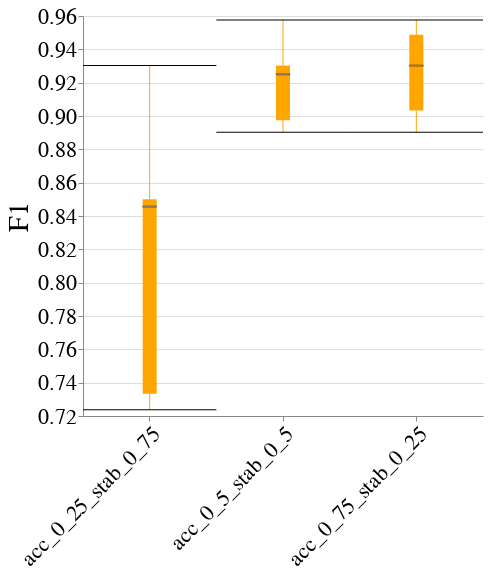

Write notebook code for a chart like this one.
### Code cell
create_box_plot_per_dataset_and_case_study(to_plot=best_lp_metrics_per_exp_config_df,
                                           exp_name=EXP_NAME,
                                           dataset_name=DATASET_NAME,
                                           case_study_name=CASE_STUDY_NAME,
                                           metric_name="F1")

### Figure 1 — Vega-Lite specification as saved in the notebook (floating-point values rounded to 4 significant figures)
{"config": {"view": {"continuousWidth": 400, "continuousHeight": 300, "stroke": null}, "axis": {"labelFontSize": 22, "labelFontWeight": "normal", "titleFontSize": 28, "titleFontWeight": "normal"}, "title": {"fontSize": 28}}, "data": {"name": "data-d737a6067ee5b37255d8cefbcc8bbd24"}, "mark": {"type": "boxplot", "color": "orange", "median": {"stroke": "black", "strokeWidth": 0.7}, "ticks": true}, "encoding": {"x": {"axis": {"labelAngle": -45, "labelLimit": 500}, "field": "exp_config_name", "title": null, "type": "nominal"}, "y": {"field": "overall", "scale": {"zero": false}, "title": "F1", "type": "quantitative"}}, "height": 400, "width": 400, "$schema": "https://vega.github.io/schema/vega-lite/v4.17.0.json", "datasets": {"data-d737a6067ee5b37255d8cefbcc8bbd24": [{"exp_config_name": "acc_0_25_stab_0_75", "run_num": 1, "logical_pipeline_uuid": "Tm9uZSZOT19GQUlSTkVTU19JTlRFUlZFTlRJT04mcmZfY2xm", "physical_pipeline_uuid": "8939878e-64d4-4d42-81cf-7eeedbae286f", "compound_pp_quality": 0.9347, "metric": "F1", "model_name": "rf_clf", "runtime_in_mins": 0.3662, "dataset_name": "diabetes", "logical_pipeline_name": "None&NO_FAIRNESS_INTERVENTION&rf_clf", "null_imputer_name": "None", "fairness_intervention_name": "NO_FAIRNESS_INTERVENTION", "Gender_dis": 0.9577, "Gender_priv": 0.9109, "overall": 0.9302}, {"exp_config_name": "acc_0_25_stab_0_75", "run_num": 2, "logical_pipeline_uuid": "Tm9uZSZOT19GQUlSTkVTU19JTlRFUlZFTlRJT04mcmZfY2xm", "physical_pipeline_uuid": "79bbab41-0032-49c6-b1cd-3044f196ff8a", "compound_pp_quality": 0.9195, "metric": "F1", "model_name": "rf_clf", "runtime_in_mins": 0.953, "dataset_name": "diabetes", "logical_pipeline_name": "None&NO_FAIRNESS_INTERVENTION&rf_clf", "null_imputer_name": "None", "fairness_intervention_name": "NO_FAIRNESS_INTERVENTION", "Gender_dis": 0.8824, "Gender_priv": 0.8261, "overall": 0.85}, {"exp_config_name": "acc_0_25_stab_0_75", "run_num": 3, "logical_pipeline_uuid": "Tm9uZSZOT19GQUlSTkVTU19JTlRFUlZFTlRJT04mcmZfY2xm", "physical_pipeline_uuid": "eb15408e-83cb-4852-8e1d-cc6f474dde04", "compound_pp_quality": 0.9105, "metric": "F1", "model_name": "rf_clf", "runtime_in_mins": 1.264, "dataset_name": "diabetes", "logical_pipeline_name": "None&NO_FAIRNESS_INTERVENTION&rf_clf", "null_imputer_name": "None", "fairness_intervention_name": "NO_FAIRNESS_INTERVENTION", "Gender_dis": 0.9508, "Gender_priv": 0.7727, "overall": 0.8456}, {"exp_config_name": "acc_0_25_stab_0_75", "run_num": 4, "logical_pipeline_uuid": "Tm9uZSZOT19GQUlSTkVTU19JTlRFUlZFTlRJT04mbHJfY2xm", "physical_pipeline_uuid": "b0a04c13-c135-4b91-a5e7-cb45fa50b464", "compound_pp_quality": 0.9029, "metric": "F1", "model_name": "lr_clf", "runtime_in_mins": 0.07371, "dataset_name": "diabetes", "logical_pipeline_name": "None&NO_FAIRNESS_INTERVENTION&lr_clf", "null_imputer_name": "None", "fairness_intervention_name": "NO_FAIRNESS_INTERVENTION", "Gender_dis": 0.9275, "Gender_priv": 0.5679, "overall": 0.7333}, {"exp_config_name": "acc_0_25_stab_0_75", "run_num": 5, "logical_pipeline_uuid": "Tm9uZSZOT19GQUlSTkVTU19JTlRFUlZFTlRJT04mbGdibV9jbGY=", "physical_pipeline_uuid": "628f1069-1112-4519-b182-8aef53652da5", "compound_pp_quality": 0.9134, "metric": "F1", "model_name": "lgbm_clf", "runtime_in_mins": 0.04169, "dataset_name": "diabetes", "logical_pipeline_name": "None&NO_FAIRNESS_INTERVENTION&lgbm_clf", "null_imputer_name": "None", "fairness_intervention_name": "NO_FAIRNESS_INTERVENTION", "Gender_dis": 0.7397, "Gender_priv": 0.7089, "overall": 0.7237}, {"exp_config_name": "acc_0_5_stab_0_5", "run_num": 1, "logical_pipeline_uuid": "Tm9uZSZOT19GQUlSTkVTU19JTlRFUlZFTlRJT04mcmZfY2xm", "physical_pipeline_uuid": "9ed649c2-5c45-4353-aa8a-ff670a0aa419", "compound_pp_quality": 0.9332, "metric": "F1", "model_name": "rf_clf", "runtime_in_mins": 0.3788, "dataset_name": "diabetes", "logical_pipeline_name": "None&NO_FAIRNESS_INTERVENTION&rf_clf", "null_imputer_name": "None", "fairness_intervention_name": "NO_FAIRNESS_INTERVENTION", "Gender_dis": 0.9577, "Gender_priv": 0.9109, "overall": 0.9302}, {"exp_config_name": "acc_0_5_stab_0_5", "run_num": 2, "logical_pipeline_uuid": "Tm9uZSZOT19GQUlSTkVTU19JTlRFUlZFTlRJT04mcmZfY2xm", "physical_pipeline_uuid": "cd8f0374-361c-4344-a8b3-e047bb5cfcd5", "compound_pp_quality": 0.9282, "metric": "F1", "model_name": "rf_clf", "runtime_in_mins": 1.145, "dataset_name": "diabetes", "logical_pipeline_name": "None&NO_FAIRNESS_INTERVENTION&rf_clf", "null_imputer_name": "None", "fairness_intervention_name": "NO_FAIRNESS_INTERVENTION", "Gender_dis": 0.9706, "Gender_priv": 0.9485, "overall": 0.9576}, {"exp_config_name": "acc_0_5_stab_0_5", "run_num": 3, "logical_pipeline_uuid": "Tm9uZSZOT19GQUlSTkVTU19JTlRFUlZFTlRJT04mcmZfY2xm", "physical_pipeline_uuid": "080b2bd1-ee71-4027-9deb-b1ca6afb739a", "compound_pp_quality": 0.8995, "metric": "F1", "model_name": "rf_clf", "runtime_in_mins": 0.1698, "dataset_name": "diabetes", "logical_pipeline_name": "None&NO_FAIRNESS_INTERVENTION&rf_clf", "null_imputer_name": "None", "fairness_intervention_name": "NO_FAIRNESS_INTERVENTION", "Gender_dis": 0.9508, "Gender_priv": 0.8511, "overall": 0.8903}, {"exp_config_name": "acc_0_5_stab_0_5", "run_num": 4, "logical_pipeline_uuid": "Tm9uZSZOT19GQUlSTkVTU19JTlRFUlZFTlRJT04mcmZfY2xm", "physical_pipeline_uuid": "0f4eea10-2f4a-4c19-b1be-ed9c0c6007a1", "compound_pp_quality": 0.8987, "metric": "F1", "model_name": "rf_clf", "runtime_in_mins": 0.2083, "dataset_name": "diabetes", "logical_pipeline_name": "None&NO_FAIRNESS_INTERVENTION&rf_clf", "null_imputer_name": "None", "fairness_intervention_name": "NO_FAIRNESS_INTERVENTION", "Gender_dis": 0.9412, "Gender_priv": 0.8636, "overall": 0.8974}, {"exp_config_name": "acc_0_5_stab_0_5", "run_num": 5, "logical_pipeline_uuid": "Tm9uZSZOT19GQUlSTkVTU19JTlRFUlZFTlRJT04mcmZfY2xm", "physical_pipeline_uuid": "ac27dc05-df85-4a91-b331-4322c5cdefe9", "compound_pp_quality": 0.9032, "metric": "F1", "model_name": "rf_clf", "runtime_in_mins": 0.3644, "dataset_name": "diabetes", "logical_pipeline_name": "None&NO_FAIRNESS_INTERVENTION&rf_clf", "null_imputer_name": "None", "fairness_intervention_name": "NO_FAIRNESS_INTERVENTION", "Gender_dis": 0.9067, "Gender_priv": 0.9412, "overall": 0.925}, {"exp_config_name": "acc_0_75_stab_0_25", "run_num": 1, "logical_pipeline_uuid": "Tm9uZSZOT19GQUlSTkVTU19JTlRFUlZFTlRJT04mcmZfY2xm", "physical_pipeline_uuid": "554f6185-d959-4824-9773-9798c0a8f4de", "compound_pp_quality": 0.9317, "metric": "F1", "model_name": "rf_clf", "runtime_in_mins": 0.4316, "dataset_name": "diabetes", "logical_pipeline_name": "None&NO_FAIRNESS_INTERVENTION&rf_clf", "null_imputer_name": "None", "fairness_intervention_name": "NO_FAIRNESS_INTERVENTION", "Gender_dis": 0.9577, "Gender_priv": 0.9109, "overall": 0.9302}, {"exp_config_name": "acc_0_75_stab_0_25", "run_num": 2, "logical_pipeline_uuid": "Tm9uZSZOT19GQUlSTkVTU19JTlRFUlZFTlRJT04mcmZfY2xm", "physical_pipeline_uuid": "e613408e-f6db-4c3e-b7f7-a3eae1c5d163", "compound_pp_quality": 0.9427, "metric": "F1", "model_name": "rf_clf", "runtime_in_mins": 0.8657, "dataset_name": "diabetes", "logical_pipeline_name": "None&NO_FAIRNESS_INTERVENTION&rf_clf", "null_imputer_name": "None", "fairness_intervention_name": "NO_FAIRNESS_INTERVENTION", "Gender_dis": 0.9706, "Gender_priv": 0.9485, "overall": 0.9576}, {"exp_config_name": "acc_0_75_stab_0_25", "run_num": 3, "logical_pipeline_uuid": "Tm9uZSZOT19GQUlSTkVTU19JTlRFUlZFTlRJT04mcmZfY2xm", "physical_pipeline_uuid": "972dc5a6-023f-450a-92e0-db2b8c573393", "compound_pp_quality": 0.8949, "metric": "F1", "model_name": "rf_clf", "runtime_in_mins": 0.2151, "dataset_name": "diabetes", "logical_pipeline_name": "None&NO_FAIRNESS_INTERVENTION&rf_clf", "null_imputer_name": "None", "fairness_intervention_name": "NO_FAIRNESS_INTERVENTION", "Gender_dis": 0.9508, "Gender_priv": 0.8511, "overall": 0.8903}, {"exp_config_name": "acc_0_75_stab_0_25", "run_num": 4, "logical_pipeline_uuid": "Tm9uZSZOT19GQUlSTkVTU19JTlRFUlZFTlRJT04mcmZfY2xm", "physical_pipeline_uuid": "e51af03b-af06-4f76-a026-a4c7098e1a64", "compound_pp_quality": 0.9025, "metric": "F1", "model_name": "rf_clf", "runtime_in_mins": 0.09414, "dataset_name": "diabetes", "logical_pipeline_name": "None&NO_FAIRNESS_INTERVENTION&rf_clf", "null_imputer_name": "None", "fairness_intervention_name": "NO_FAIRNESS_INTERVENTION", "Gender_dis": 0.9412, "Gender_priv": 0.8736, "overall": 0.9032}, {"exp_config_name": "acc_0_75_stab_0_25", "run_num": 5, "logical_pipeline_uuid": "Tm9uZSZOT19GQUlSTkVTU19JTlRFUlZFTlRJT04mcmZfY2xm", "physical_pipeline_uuid": "7fa89018-728c-438b-bbe3-7eff626ca6d3", "compound_pp_quality": 0.9307, "metric": "F1", "model_name": "rf_clf", "runtime_in_mins": 0.6347, "dataset_name": "diabetes", "logical_pipeline_name": "None&NO_FAIRNESS_INTERVENTION&rf_clf", "null_imputer_name": "None", "fairness_intervention_name": "NO_FAIRNESS_INTERVENTION", "Gender_dis": 0.9577, "Gender_priv": 0.9412, "overall": 0.9487}]}}
